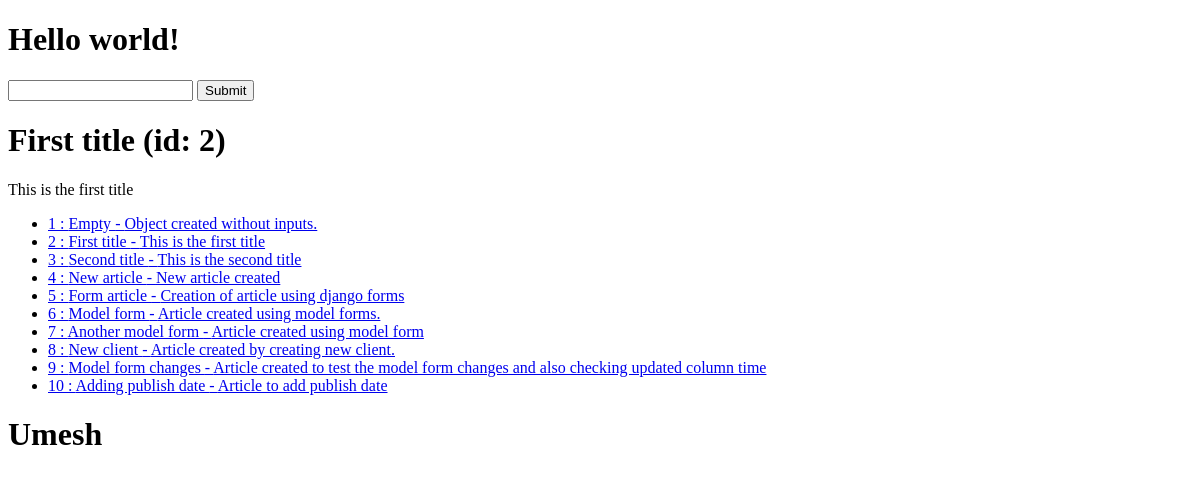
Before: / with the older database file.
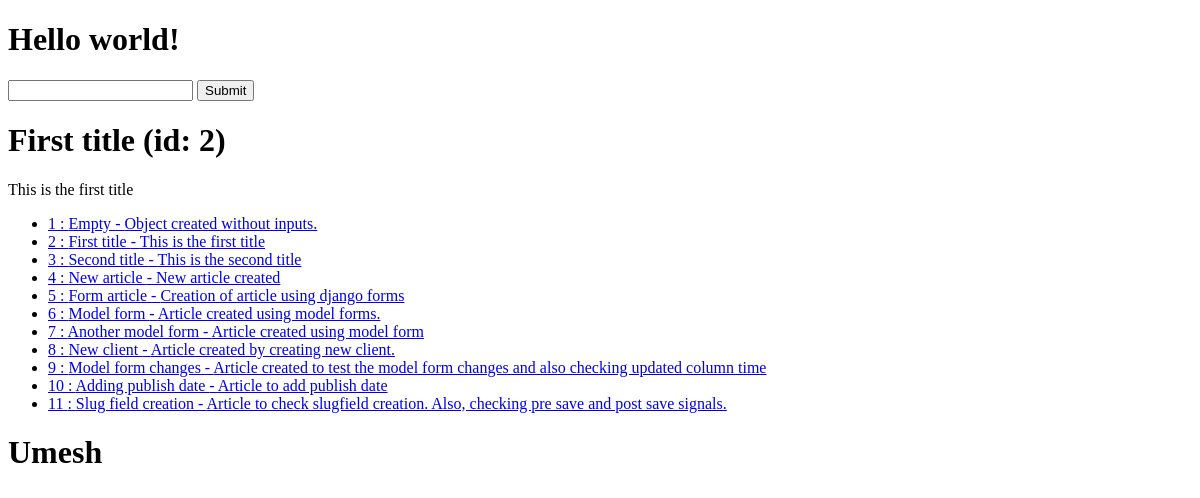
After: the same page with the newer database file.
### articles/models.py (models this page shows, shortened)
class Articles(models.Model): # All the class in models must import from models.Model
    title = models.CharField(max_length=120)
    slug = models.SlugField(blank=True, null=True)
    content = models.TextField()
    timestamp = models.DateTimeField(auto_now_add=True)
    updated = models.DateTimeField(auto_now=True)
    publish = models.DateField(auto_now=False, auto_now_add=False, null=True, blank=True)

### djangoproject/views.py (the view)
# urls.py: path('', home_view),
def home_view(request, id=None, *args, **kwargs):
    random_id = random.randint(1, 3)
    article_obj = Articles.objects.get(id=random_id)
    articles_list = Articles.objects.all()
    context = {
        "article_list" : articles_list,
        "id": article_obj.id,
        "title": article_obj.title,
        "content": article_obj.content
    }
    HTML_STRING = render_to_string("home-view.html", context=context)
    return HttpResponse(HTML_STRING)

### templates/home-view.html
{% extends "base.html" %}
{% block content %}
<h1>{{ title }} (id: {{ id }})</h1>
<p>{{ content }}</p>
 <ul>
    {% for x in article_list %}
        {% if x.title %}
            <li><a href="/articles/{{ x.id }}">{{ x.id }} : {{ x.title }} - {{ x.content }}</a></li>
        {% endif %}
    {% endfor %}
</ul>
{% endblock content %}
{% block name %}
<h1>Umesh</h1>
{% endblock name %}

Changed rows visible on the page:
added Articles: id "11", title "Slug field creation", content "Article to check slugfield creation. Also, checking pre save and post save signals."
